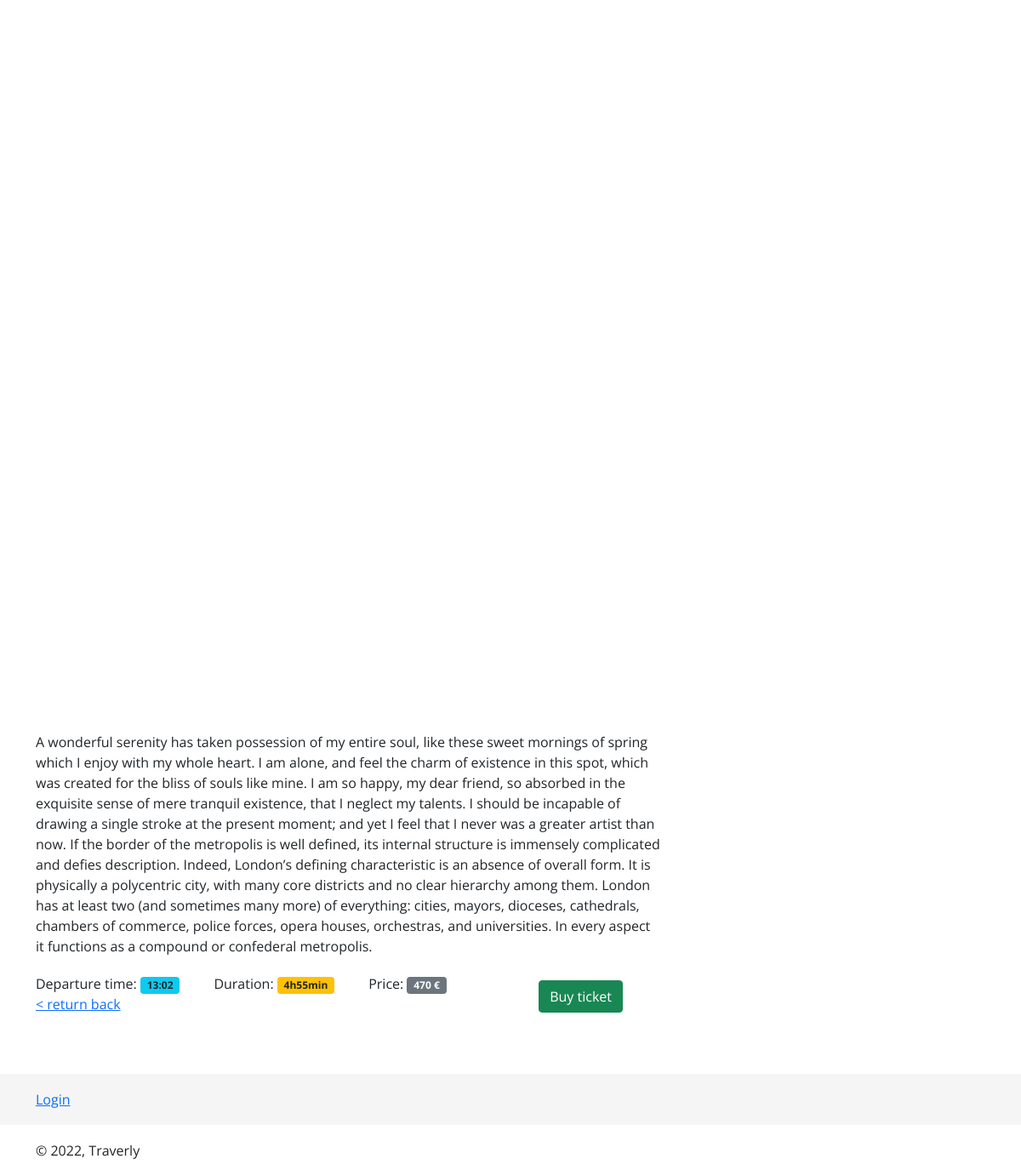
Screenshot of /product.php?id=1 with the database file from the repository.
### tables this page shows
CREATE TABLE `journey` (
  `id` int(255) NOT NULL,
  `name` varchar(512) NOT NULL,
  `price` int(255) NOT NULL,
  `season` int(255) NOT NULL,
  `description` longtext DEFAULT NULL,
  `flytime` datetime DEFAULT NULL,
  `duration` text NOT NULL,
  `date` date DEFAULT NULL
);

### product.php (the view, shortened to what this page needs)
<?php
include("config.php");
include("classes/productProvider.php");
include("header.php");
include("footer.php");
if(isset($_GET["id"])) {
    $id = $_GET["id"];
    $productProvider = new ProductProvider($con);
}
else {
    exit("No item found");
}
?>
<?=template_header('Product')?>
<div class="wrapper">
    <div class="header">
        <div class="header__container container">
            <h1 class="col-lg-6 mx-auto display-5 header__heading"> <?php
                ?></h1>
        </div>
    </div>
    <div class="container product__container">
        <div class="row">
            <div class="col-sm-8">
                <?php
                $item = $productProvider->getItem($id);
                echo "$item";
                ?>
                <button type="button" class="btn btn-success" data-bs-toggle="modal" data-bs-target="#exampleModal">
                    Buy ticket
                </button>
                <a href="home.php"> < return back</a>
            </div>
        </div>
    </div>
</div>
<?=template_footer()?>

### classes/productProvider.php (shortened to what this page needs)
<?php
class ProductProvider
{
    private $con;
    public function __construct($con)
    {
        $this->con = $con;
    }
    public function getItem($id)
    {
        $query = $this->con->prepare("SELECT id, DATE_FORMAT(flytime,'%H:%i') as formatted_time, description, duration, price FROM journey WHERE id = $id");
        $query->execute();
        $resultsHtml = "";
        while ($row = $query->fetch(PDO::FETCH_ASSOC)) {
            $formatted_time = $row["formatted_time"];
            $description = $row["description"];
            $duration = $row["duration"];
            $price = $row["price"];
            $resultsHtml .= "<div class='resultContainer'>
								<span class='description'>$description</span>
								<div class='information'>
								<div class='time'>
								Departure time: <span class='badge bg-info text-dark'>$formatted_time</span>
								</div>
								<div class='duration'>
                                Duration: <span class='badge bg-warning text-dark'>$duration</span>
                                </div>
                                <div class='price'>
                                Price: <span class='badge bg-secondary'>$price €</span>
                                </div>
                                </div>
							</div>
							";
        }
        return $resultsHtml;
    }
}
?>

### assets/css/style.css (style rules this page uses)
.header { min-height: 100vh; position: relative; opacity: 1; display: flex; align-items: center; justify-content: center; }
.header::before { content: ''; background: url('../image/background.jpg') center center no-repeat; background-size: cover; display: flex; align-items: center; justify-content: center; filter: blur(10px); position: absolute; width: 100%; height: 100%; top: 0; left: 0; z-index: 1; }
.header__container { text-align: center; z-index: 11; }
.header__heading { color: #ffffff; margin-bottom: 25px; z-index: 11; }
body { font-family: 'Open Sans', sans-serif; }
body { position: relative; padding-bottom: 100px; }
.product__container { margin-top: 60px; margin-bottom: 30px; }
.product__container button { position: absolute; right: 58px; top: 88%; }
.product__container .col-sm-8 { position: relative; }
.information { display: flex; margin-top: 20px; }
.information div { margin-right: 40px; }

### rows the page displays
journey: description "A wonderful serenity has taken possession of my entire soul, like these sweet mornings of spring which I enjoy with my whole heart. I am alone, and feel the charm of existence in this spot, which was created for the bliss of souls like mine. I am so happy, my dear friend, so absorbed in the exquisite sense of mere tranquil existence, that I neglect my talents. I should be incapable of drawing a single stroke at the present moment; and yet I feel that I never was a greater artist than now. If the border of the metropolis is well defined, its internal structure is immensely complicated and defies description. Indeed, London’s defining characteristic is an absence of overall form. It is…", formatted_time "13:02", duration "4h55min", price "470"
